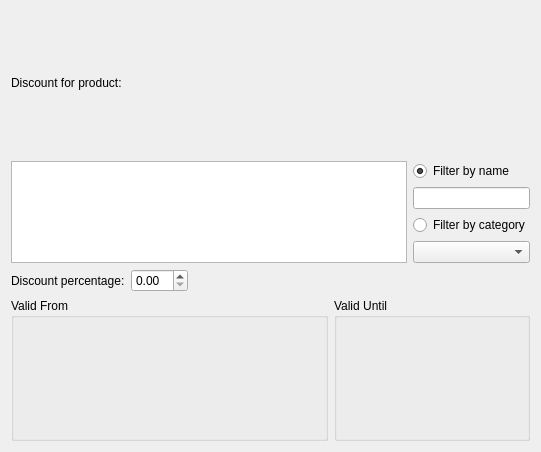
<ui version="4.0" >
 <class>promoEditor</class>
 <widget class="QWidget" name="promoEditor" >
  <property name="geometry" >
   <rect>
    <x>0</x>
    <y>0</y>
    <width>541</width>
    <height>452</height>
   </rect>
  </property>
  <property name="sizePolicy" >
   <sizepolicy vsizetype="Maximum" hsizetype="Maximum" >
    <horstretch>0</horstretch>
    <verstretch>0</verstretch>
   </sizepolicy>
  </property>
  <property name="minimumSize" >
   <size>
    <width>532</width>
    <height>290</height>
   </size>
  </property>
  <property name="windowTitle" >
   <string>Form</string>
  </property>
  <layout class="QGridLayout" >
   <item row="0" column="0" >
    <widget class="QLabel" name="label9" >
     <property name="sizePolicy" >
      <sizepolicy vsizetype="Preferred" hsizetype="Maximum" >
       <horstretch>0</horstretch>
       <verstretch>0</verstretch>
      </sizepolicy>
     </property>
     <property name="text" >
      <string>Discount for product:</string>
     </property>
    </widget>
   </item>
   <item row="1" column="0" colspan="3" >
    <layout class="QGridLayout" >
     <item rowspan="4" row="0" column="0" >
      <widget class="QListView" name="productsList" />
     </item>
     <item row="0" column="1" >
      <widget class="QRadioButton" name="chByName" >
       <property name="text" >
        <string>Filter by name</string>
       </property>
       <property name="checked" >
        <bool>true</bool>
       </property>
      </widget>
     </item>
     <item row="1" column="1" colspan="2" >
      <widget class="QLineEdit" name="editName" />
     </item>
     <item row="2" column="1" colspan="2" >
      <widget class="QRadioButton" name="chByCat" >
       <property name="text" >
        <string>Filter by category</string>
       </property>
      </widget>
     </item>
     <item row="3" column="1" colspan="2" >
      <widget class="QComboBox" name="comboCategory" />
     </item>
    </layout>
   </item>
   <item row="2" column="0" >
    <widget class="QLabel" name="label_9" >
     <property name="sizePolicy" >
      <sizepolicy vsizetype="Preferred" hsizetype="Maximum" >
       <horstretch>0</horstretch>
       <verstretch>0</verstretch>
      </sizepolicy>
     </property>
     <property name="text" >
      <string>Discount percentage:</string>
     </property>
     <property name="buddy" >
      <cstring>spinboxDiscount</cstring>
     </property>
    </widget>
   </item>
   <item row="2" column="1" colspan="2" >
    <layout class="QHBoxLayout" >
     <item>
      <widget class="QDoubleSpinBox" name="spinboxDiscount" />
     </item>
     <item>
      <spacer>
       <property name="orientation" >
        <enum>Qt::Horizontal</enum>
       </property>
       <property name="sizeHint" >
        <size>
         <width>101</width>
         <height>20</height>
        </size>
       </property>
      </spacer>
     </item>
    </layout>
   </item>
   <item row="3" column="0" colspan="2" >
    <widget class="QGroupBox" name="groupValidDate_2" >
     <property name="sizePolicy" >
      <sizepolicy vsizetype="Preferred" hsizetype="Minimum" >
       <horstretch>0</horstretch>
       <verstretch>0</verstretch>
      </sizepolicy>
     </property>
     <property name="minimumSize" >
      <size>
       <width>120</width>
       <height>0</height>
      </size>
     </property>
     <property name="title" >
      <string>Valid From</string>
     </property>
     <layout class="QVBoxLayout" >
      <property name="spacing" >
       <number>2</number>
      </property>
      <property name="leftMargin" >
       <number>4</number>
      </property>
      <property name="topMargin" >
       <number>4</number>
      </property>
      <property name="rightMargin" >
       <number>4</number>
      </property>
      <property name="bottomMargin" >
       <number>4</number>
      </property>
      <item>
       <widget class="KDatePicker" name="offersDatepickerStart" />
      </item>
     </layout>
    </widget>
   </item>
   <item row="3" column="2" >
    <widget class="QGroupBox" name="groupValidDate" >
     <property name="sizePolicy" >
      <sizepolicy vsizetype="Preferred" hsizetype="Minimum" >
       <horstretch>0</horstretch>
       <verstretch>0</verstretch>
      </sizepolicy>
     </property>
     <property name="minimumSize" >
      <size>
       <width>150</width>
       <height>0</height>
      </size>
     </property>
     <property name="title" >
      <string>Valid Until</string>
     </property>
     <layout class="QVBoxLayout" >
      <property name="spacing" >
       <number>2</number>
      </property>
      <property name="leftMargin" >
       <number>4</number>
      </property>
      <property name="topMargin" >
       <number>4</number>
      </property>
      <property name="rightMargin" >
       <number>4</number>
      </property>
      <property name="bottomMargin" >
       <number>4</number>
      </property>
      <item>
       <widget class="KDatePicker" name="offersDatepickerEnd" />
      </item>
     </layout>
    </widget>
   </item>
  </layout>
 </widget>
 <customwidgets>
  <customwidget>
   <class>KDatePicker</class>
   <extends>QFrame</extends>
   <header>kdatepicker.h</header>
   <container>1</container>
  </customwidget>
 </customwidgets>
 <resources/>
 <connections/>
</ui>
